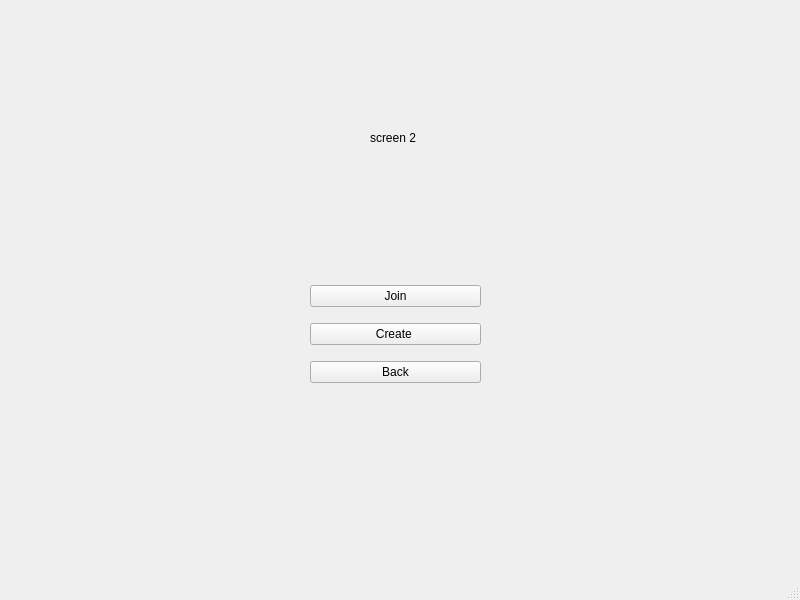
<?xml version="1.0" encoding="UTF-8"?>
<ui version="4.0">
 <class>MainWindow</class>
 <widget class="QMainWindow" name="MainWindow">
  <property name="geometry">
   <rect>
    <x>0</x>
    <y>0</y>
    <width>800</width>
    <height>600</height>
   </rect>
  </property>
  <property name="windowTitle">
   <string>MainWindow</string>
  </property>
  <widget class="QWidget" name="centralwidget">
   <widget class="QLabel" name="label">
    <property name="geometry">
     <rect>
      <x>370</x>
      <y>130</y>
      <width>55</width>
      <height>16</height>
     </rect>
    </property>
    <property name="text">
     <string>screen 2</string>
    </property>
   </widget>
   <widget class="QWidget" name="verticalLayoutWidget">
    <property name="geometry">
     <rect>
      <x>310</x>
      <y>275</y>
      <width>171</width>
      <height>121</height>
     </rect>
    </property>
    <layout class="QVBoxLayout" name="verticalLayout">
     <item>
      <widget class="QPushButton" name="joinButton">
       <property name="text">
        <string>Join</string>
       </property>
      </widget>
     </item>
     <item>
      <widget class="QPushButton" name="createButton">
       <property name="text">
        <string>Create </string>
       </property>
      </widget>
     </item>
     <item>
      <widget class="QPushButton" name="backButton">
       <property name="text">
        <string>Back</string>
       </property>
      </widget>
     </item>
    </layout>
   </widget>
  </widget>
  <widget class="QMenuBar" name="menubar">
   <property name="geometry">
    <rect>
     <x>0</x>
     <y>0</y>
     <width>800</width>
     <height>21</height>
    </rect>
   </property>
  </widget>
  <widget class="QStatusBar" name="statusbar"/>
 </widget>
 <resources/>
 <connections/>
</ui>
